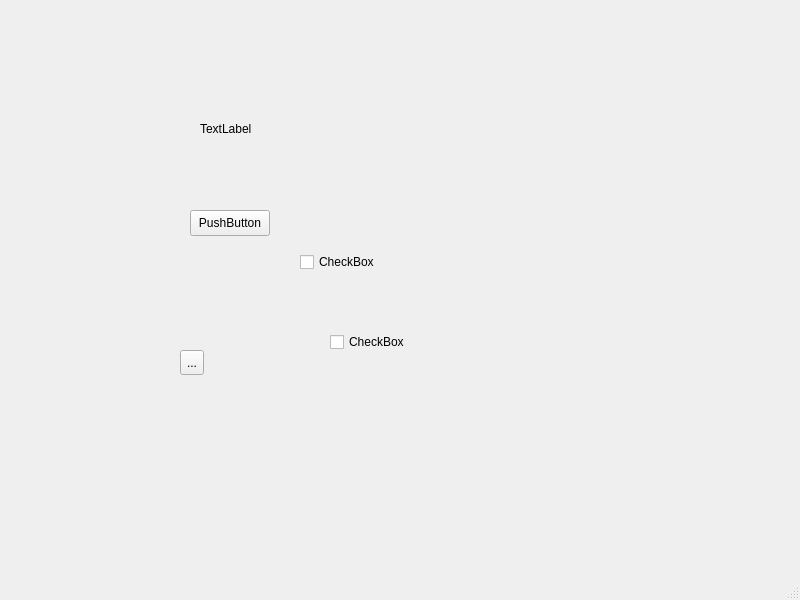
<?xml version="1.0" encoding="UTF-8"?>
<ui version="4.0">
 <class>MainWindow</class>
 <widget class="QMainWindow" name="MainWindow">
  <property name="geometry">
   <rect>
    <x>0</x>
    <y>0</y>
    <width>800</width>
    <height>600</height>
   </rect>
  </property>
  <property name="windowTitle">
   <string>MainWindow</string>
  </property>
  <widget class="QWidget" name="centralwidget">
   <widget class="QPushButton" name="pushButton">
    <property name="geometry">
     <rect>
      <x>190</x>
      <y>210</y>
      <width>80</width>
      <height>26</height>
     </rect>
    </property>
    <property name="text">
     <string>PushButton</string>
    </property>
   </widget>
   <widget class="QCheckBox" name="checkBox">
    <property name="geometry">
     <rect>
      <x>300</x>
      <y>250</y>
      <width>82</width>
      <height>24</height>
     </rect>
    </property>
    <property name="text">
     <string>CheckBox</string>
    </property>
   </widget>
   <widget class="QCheckBox" name="checkBox_2">
    <property name="geometry">
     <rect>
      <x>330</x>
      <y>330</y>
      <width>82</width>
      <height>24</height>
     </rect>
    </property>
    <property name="text">
     <string>CheckBox</string>
    </property>
   </widget>
   <widget class="QLabel" name="label">
    <property name="geometry">
     <rect>
      <x>200</x>
      <y>120</y>
      <width>55</width>
      <height>18</height>
     </rect>
    </property>
    <property name="text">
     <string>TextLabel</string>
    </property>
   </widget>
   <widget class="QToolButton" name="toolButton">
    <property name="geometry">
     <rect>
      <x>180</x>
      <y>350</y>
      <width>24</width>
      <height>25</height>
     </rect>
    </property>
    <property name="text">
     <string>...</string>
    </property>
   </widget>
  </widget>
  <widget class="QMenuBar" name="menubar">
   <property name="geometry">
    <rect>
     <x>0</x>
     <y>0</y>
     <width>800</width>
     <height>23</height>
    </rect>
   </property>
  </widget>
  <widget class="QStatusBar" name="statusbar"/>
 </widget>
 <resources/>
 <connections/>
</ui>
